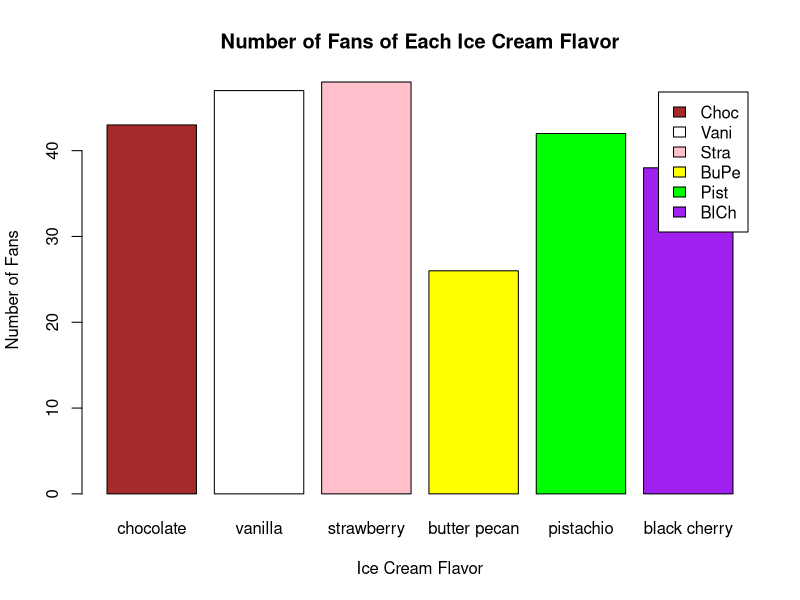
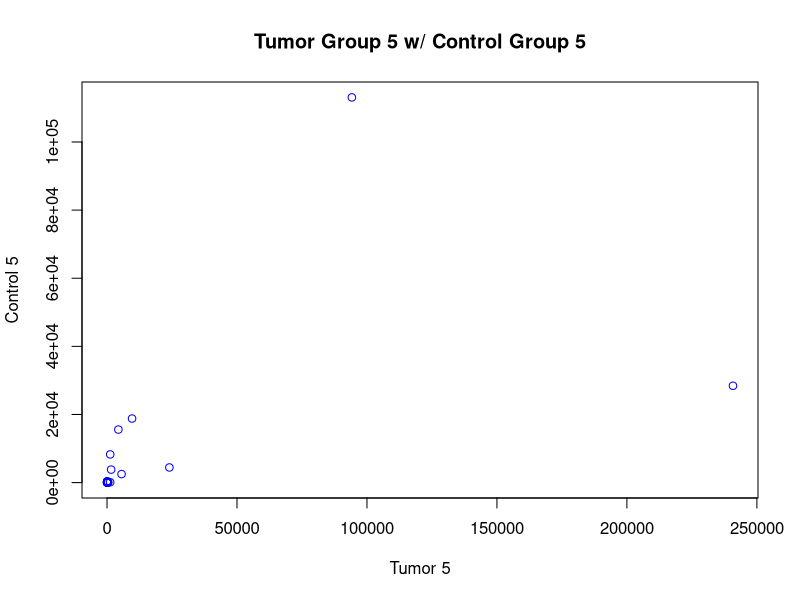
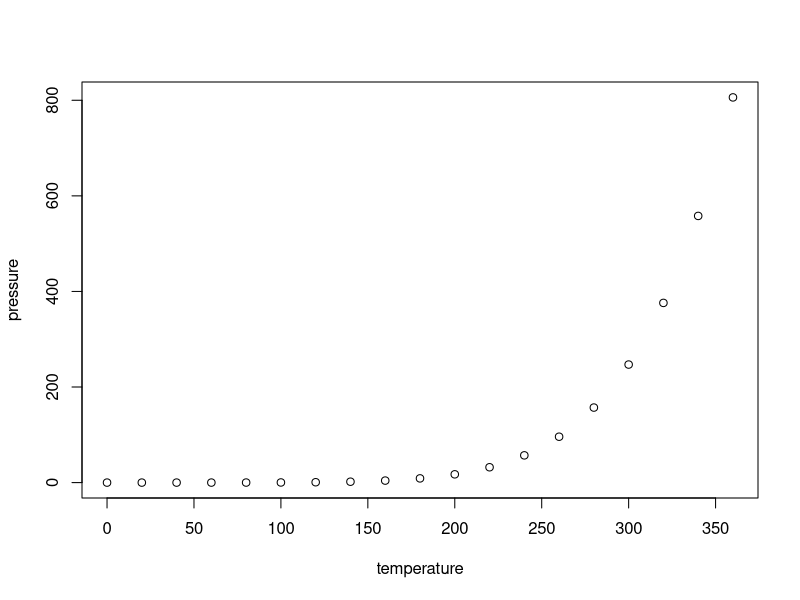

The R script that drew these images, in order:
## ---- chunk 1
knitr::opts_chunk$set(echo = TRUE)
## ---- chunk 2
summary(cars)
## ---- chunk 3
barplot(sample(20:50, 6, replace=F), ylab = "Number of Fans", xlab= "Ice Cream Flavor", names.arg = c("chocolate", "vanilla", "strawberry", "butter pecan", "pistachio", "black cherry"), main = "Number of Fans of Each Ice Cream Flavor", col = c("brown", "white", "pink", "yellow", "green", "purple"), legend.text = c("Choc", "Vani", "Stra", "BuPe", "Pist", "BlCh"))
## ---- chunk 4
smalldata = read.table("small_data.txt", header = T, stringsAsFactors = F, row.names=1)

plot(as.numeric(smalldata[,"Tumor_5"]), as.numeric(smalldata[,"Control_5"]), xlab = "Tumor 5", ylab = "Control 5", main = "Tumor Group 5 w/ Control Group 5", col= "blue")
## ---- chunk 5
plot(pressure)
